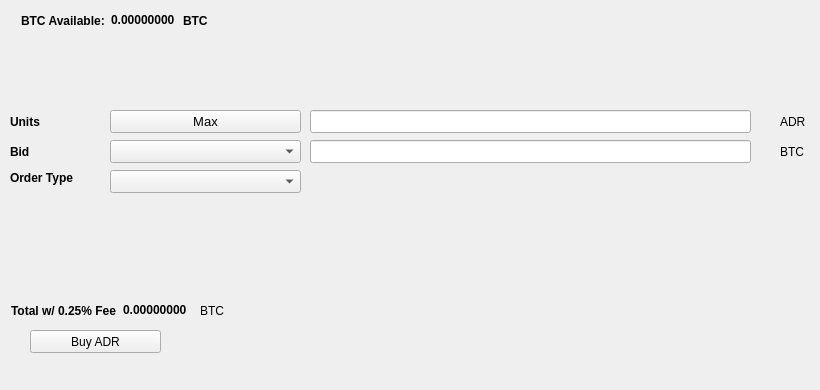
   <widget class="QWidget" name="BuyTab">
    <attribute name="title">
     <string>Buy</string>
    </attribute>
    <widget class="QPushButton" name="BuyADR">
     <property name="geometry">
      <rect>
       <x>30</x>
       <y>330</y>
       <width>131</width>
       <height>23</height>
      </rect>
     </property>
     <property name="text">
      <string>Buy ADR</string>
     </property>
     <property name="icon">
      <iconset resource="../adirondack.qrc">
       <normaloff>:/icons/bitcoin</normaloff>:/icons/bitcoin</iconset>
     </property>
    </widget>
    <widget class="QLabel" name="label_3">
     <property name="geometry">
      <rect>
       <x>10</x>
       <y>110</y>
       <width>46</width>
       <height>23</height>
      </rect>
     </property>
     <property name="font">
      <font>
       <weight>75</weight>
       <bold>true</bold>
      </font>
     </property>
     <property name="text">
      <string>Units</string>
     </property>
    </widget>
    <widget class="QLineEdit" name="UnitsInput">
     <property name="geometry">
      <rect>
       <x>310</x>
       <y>110</y>
       <width>441</width>
       <height>23</height>
      </rect>
     </property>
     <property name="font">
      <font>
       <pointsize>9</pointsize>
       <weight>75</weight>
       <bold>true</bold>
      </font>
     </property>
    </widget>
    <widget class="QLineEdit" name="BuyBidPriceEdit">
     <property name="geometry">
      <rect>
       <x>310</x>
       <y>140</y>
       <width>441</width>
       <height>23</height>
      </rect>
     </property>
     <property name="font">
      <font>
       <pointsize>9</pointsize>
       <weight>75</weight>
       <bold>true</bold>
      </font>
     </property>
    </widget>
    <widget class="QLabel" name="label_4">
     <property name="geometry">
      <rect>
       <x>780</x>
       <y>110</y>
       <width>31</width>
       <height>23</height>
      </rect>
     </property>
     <property name="text">
      <string>ADR</string>
     </property>
    </widget>
    <widget class="QLabel" name="label_5">
     <property name="geometry">
      <rect>
       <x>780</x>
       <y>140</y>
       <width>31</width>
       <height>23</height>
      </rect>
     </property>
     <property name="text">
      <string>BTC</string>
     </property>
    </widget>
    <widget class="QLabel" name="label_6">
     <property name="geometry">
      <rect>
       <x>10</x>
       <y>140</y>
       <width>46</width>
       <height>23</height>
      </rect>
     </property>
     <property name="font">
      <font>
       <weight>75</weight>
       <bold>true</bold>
      </font>
     </property>
     <property name="text">
      <string>Bid</string>
     </property>
    </widget>
    <widget class="QLabel" name="label_7">
     <property name="geometry">
      <rect>
       <x>10</x>
       <y>170</y>
       <width>91</width>
       <height>16</height>
      </rect>
     </property>
     <property name="font">
      <font>
       <weight>75</weight>
       <bold>true</bold>
      </font>
     </property>
     <property name="text">
      <string>Order Type</string>
     </property>
    </widget>
    <widget class="QPushButton" name="Buy_Max_Amount">
     <property name="geometry">
      <rect>
       <x>110</x>
       <y>110</y>
       <width>191</width>
       <height>23</height>
      </rect>
     </property>
     <property name="font">
      <font>
       <pointsize>10</pointsize>
      </font>
     </property>
     <property name="text">
      <string>Max</string>
     </property>
    </widget>
    <widget class="QComboBox" name="BuyBidcomboBox">
     <property name="geometry">
      <rect>
       <x>110</x>
       <y>140</y>
       <width>191</width>
       <height>23</height>
      </rect>
     </property>
     <property name="font">
      <font>
       <pointsize>10</pointsize>
      </font>
     </property>
    </widget>
    <widget class="QComboBox" name="buyOrdertypeCombo">
     <property name="geometry">
      <rect>
       <x>110</x>
       <y>170</y>
       <width>191</width>
       <height>23</height>
      </rect>
     </property>
     <property name="font">
      <font>
       <pointsize>10</pointsize>
      </font>
     </property>
    </widget>
    <widget class="QWidget" name="layoutWidget1">
     <property name="geometry">
      <rect>
       <x>21</x>
       <y>11</y>
       <width>227</width>
       <height>19</height>
      </rect>
     </property>
     <layout class="QHBoxLayout" name="horizontalLayout_3">
      <item>
       <widget class="QLabel" name="label232">
        <property name="font">
         <font>
          <weight>75</weight>
          <bold>true</bold>
         </font>
        </property>
        <property name="text">
         <string>BTC Available:</string>
        </property>
       </widget>
      </item>
      <item>
       <widget class="QLabel" name="BtcAvailableLbl">
        <property name="palette">
         <palette>
          <active>
           <colorrole role="WindowText">
            <brush brushstyle="SolidPattern">
             <color alpha="255">
              <red>0</red>
              <green>0</green>
              <blue>0</blue>
             </color>
            </brush>
           </colorrole>
           <colorrole role="Button">
            <brush brushstyle="SolidPattern">
             <color alpha="255">
              <red>0</red>
              <green>170</green>
              <blue>0</blue>
             </color>
            </brush>
           </colorrole>
           <colorrole role="Light">
            <brush brushstyle="SolidPattern">
             <color alpha="255">
              <red>0</red>
              <green>255</green>
              <blue>0</blue>
             </color>
            </brush>
           </colorrole>
           <colorrole role="Midlight">
            <brush brushstyle="SolidPattern">
             <color alpha="255">
              <red>0</red>
              <green>212</green>
              <blue>0</blue>
             </color>
            </brush>
           </colorrole>
           <colorrole role="Dark">
            <brush brushstyle="SolidPattern">
             <color alpha="255">
              <red>0</red>
              <green>85</green>
              <blue>0</blue>
             </color>
            </brush>
           </colorrole>
           <colorrole role="Mid">
            <brush brushstyle="SolidPattern">
             <color alpha="255">
              <red>0</red>
              <green>113</green>
              <blue>0</blue>
             </color>
            </brush>
           </colorrole>
           <colorrole role="Text">
            <brush brushstyle="SolidPattern">
             <color alpha="255">
              <red>0</red>
              <green>170</green>
              <blue>0</blue>
             </color>
            </brush>
           </colorrole>
           <colorrole role="BrightText">
            <brush brushstyle="SolidPattern">
             <color alpha="255">
              <red>255</red>
              <green>255</green>
              <blue>255</blue>
             </color>
            </brush>
           </colorrole>
           <colorrole role="ButtonText">
            <brush brushstyle="SolidPattern">
             <color alpha="255">
              <red>0</red>
              <green>0</green>
              <blue>0</blue>
             </color>
            </brush>
           </colorrole>
           <colorrole role="Base">
            <brush brushstyle="SolidPattern">
             <color alpha="255">
              <red>255</red>
              <green>255</green>
              <blue>255</blue>
             </color>
            </brush>
           </colorrole>
           <colorrole role="Window">
            <brush brushstyle="SolidPattern">
             <color alpha="255">
              <red>0</red>
              <green>170</green>
              <blue>0</blue>
             </color>
            </brush>
           </colorrole>
           <colorrole role="Shadow">
            <brush brushstyle="SolidPattern">
             <color alpha="255">
              <red>0</red>
              <green>0</green>
              <blue>0</blue>
             </color>
            </brush>
           </colorrole>
           <colorrole role="AlternateBase">
            <brush brushstyle="SolidPattern">
             <color alpha="255">
              <red>127</red>
              <green>212</green>
              <blue>127</blue>
             </color>
            </brush>
           </colorrole>
           <colorrole role="ToolTipBase">
            <brush brushstyle="SolidPattern">
             <color alpha="255">
              <red>255</red>
              <green>255</green>
              <blue>220</blue>
             </color>
            </brush>
           </colorrole>
           <colorrole role="ToolTipText">
            <brush brushstyle="SolidPattern">
             <color alpha="255">
              <red>0</red>
              <green>0</green>
              <blue>0</blue>
             </color>
            </brush>
           </colorrole>
          </active>
          <inactive>
           <colorrole role="WindowText">
            <brush brushstyle="SolidPattern">
             <color alpha="255">
              <red>0</red>
              <green>0</green>
              <blue>0</blue>
             </color>
            </brush>
           </colorrole>
           <colorrole role="Button">
            <brush brushstyle="SolidPattern">
             <color alpha="255">
              <red>0</red>
              <green>170</green>
              <blue>0</blue>
             </color>
            </brush>
           </colorrole>
           <colorrole role="Light">
            <brush brushstyle="SolidPattern">
             <color alpha="255">
              <red>0</red>
              <green>255</green>
              <blue>0</blue>
             </color>
            </brush>
           </colorrole>
           <colorrole role="Midlight">
            <brush brushstyle="SolidPattern">
             <color alpha="255">
              <red>0</red>
              <green>212</green>
              <blue>0</blue>
             </color>
            </brush>
           </colorrole>
           <colorrole role="Dark">
            <brush brushstyle="SolidPattern">
             <color alpha="255">
              <red>0</red>
              <green>85</green>
              <blue>0</blue>
             </color>
            </brush>
           </colorrole>
           <colorrole role="Mid">
            <brush brushstyle="SolidPattern">
             <color alpha="255">
              <red>0</red>
              <green>113</green>
              <blue>0</blue>
             </color>
            </brush>
           </colorrole>
           <colorrole role="Text">
            <brush brushstyle="SolidPattern">
             <color alpha="255">
              <red>0</red>
              <green>170</green>
              <blue>0</blue>
             </color>
            </brush>
           </colorrole>
           <colorrole role="BrightText">
            <brush brushstyle="SolidPattern">
             <color alpha="255">
              <red>255</red>
              <green>255</green>
              <blue>255</blue>
             </color>
            </brush>
           </colorrole>
           <colorrole role="ButtonText">
            <brush brushstyle="SolidPattern">
             <color alpha="255">
              <red>0</red>
              <green>0</green>
              <blue>0</blue>
             </color>
            </brush>
           </colorrole>
           <colorrole role="Base">
            <brush brushstyle="SolidPattern">
             <color alpha="255">
              <red>255</red>
              <green>255</green>
              <blue>255</blue>
             </color>
            </brush>
           </colorrole>
           <colorrole role="Window">
            <brush brushstyle="SolidPattern">
             <color alpha="255">
              <red>0</red>
              <green>170</green>
              <blue>0</blue>
             </color>
            </brush>
           </colorrole>
           <colorrole role="Shadow">
            <brush brushstyle="SolidPattern">
             <color alpha="255">
              <red>0</red>
              <green>0</green>
              <blue>0</blue>
             </color>
            </brush>
           </colorrole>
           <colorrole role="AlternateBase">
            <brush brushstyle="SolidPattern">
             <color alpha="255">
              <red>127</red>
              <green>212</green>
              <blue>127</blue>
             </color>
            </brush>
           </colorrole>
           <colorrole role="ToolTipBase">
            <brush brushstyle="SolidPattern">
             <color alpha="255">
              <red>255</red>
              <green>255</green>
              <blue>220</blue>
             </color>
            </brush>
           </colorrole>
           <colorrole role="ToolTipText">
            <brush brushstyle="SolidPattern">
             <color alpha="255">
              <red>0</red>
              <green>0</green>
              <blue>0</blue>
             </color>
            </brush>
           </colorrole>
          </inactive>
          <disabled>
           <colorrole role="WindowText">
            <brush brushstyle="SolidPattern">
             <color alpha="255">
              <red>0</red>
              <green>85</green>
              <blue>0</blue>
             </color>
            </brush>
           </colorrole>
           <colorrole role="Button">
            <brush brushstyle="SolidPattern">
             <color alpha="255">
              <red>0</red>
              <green>170</green>
              <blue>0</blue>
             </color>
            </brush>
           </colorrole>
           <colorrole role="Light">
            <brush brushstyle="SolidPattern">
             <color alpha="255">
              <red>0</red>
              <green>255</green>
              <blue>0</blue>
             </color>
            </brush>
           </colorrole>
           <colorrole role="Midlight">
            <brush brushstyle="SolidPattern">
             <color alpha="255">
              <red>0</red>
              <green>212</green>
              <blue>0</blue>
             </color>
            </brush>
           </colorrole>
           <colorrole role="Dark">
            <brush brushstyle="SolidPattern">
             <color alpha="255">
              <red>0</red>
              <green>85</green>
              <blue>0</blue>
             </color>
            </brush>
           </colorrole>
           <colorrole role="Mid">
            <brush brushstyle="SolidPattern">
             <color alpha="255">
              <red>0</red>
              <green>113</green>
              <blue>0</blue>
             </color>
            </brush>
           </colorrole>
           <colorrole role="Text">
            <brush brushstyle="SolidPattern">
             <color alpha="255">
              <red>0</red>
              <green>85</green>
              <blue>0</blue>
             </color>
            </brush>
           </colorrole>
           <colorrole role="BrightText">
            <brush brushstyle="SolidPattern">
             <color alpha="255">
              <red>255</red>
              <green>255</green>
              <blue>255</blue>
             </color>
            </brush>
           </colorrole>
           <colorrole role="ButtonText">
            <brush brushstyle="SolidPattern">
             <color alpha="255">
              <red>0</red>
              <green>85</green>
              <blue>0</blue>
             </color>
            </brush>
           </colorrole>
           <colorrole role="Base">
            <brush brushstyle="SolidPattern">
             <color alpha="255">
              <red>0</red>
              <green>170</green>
              <blue>0</blue>
             </color>
            </brush>
           </colorrole>
           <colorrole role="Window">
            <brush brushstyle="SolidPattern">
             <color alpha="255">
              <red>0</red>
              <green>170</green>
              <blue>0</blue>
             </color>
            </brush>
           </colorrole>
           <colorrole role="Shadow">
            <brush brushstyle="SolidPattern">
             <color alpha="255">
              <red>0</red>
              <green>0</green>
              <blue>0</blue>
             </color>
            </brush>
           </colorrole>
           <colorrole role="AlternateBase">
            <brush brushstyle="SolidPattern">
             <color alpha="255">
              <red>0</red>
              <green>170</green>
              <blue>0</blue>
             </color>
            </brush>
           </colorrole>
           <colorrole role="ToolTipBase">
            <brush brushstyle="SolidPattern">
             <color alpha="255">
              <red>255</red>
              <green>255</green>
              <blue>220</blue>
             </color>
            </brush>
           </colorrole>
           <colorrole role="ToolTipText">
            <brush brushstyle="SolidPattern">
             <color alpha="255">
              <red>0</red>
              <green>0</green>
              <blue>0</blue>
             </color>
            </brush>
           </colorrole>
          </disabled>
         </palette>
        </property>
        <property name="font">
         <font>
          <weight>75</weight>
          <bold>true</bold>
         </font>
        </property>
        <property name="text">
         <string>0.00000000</string>
        </property>
        <property name="textInteractionFlags">
         <set>Qt::LinksAccessibleByMouse|Qt::TextSelectableByKeyboard|Qt::TextSelectableByMouse</set>
        </property>
       </widget>
      </item>
      <item>
       <widget class="QLabel" name="BtcAvailableLbl_2">
        <property name="font">
         <font>
          <weight>75</weight>
          <bold>true</bold>
         </font>
        </property>
        <property name="text">
         <string>BTC</string>
        </property>
       </widget>
      </item>
     </layout>
    </widget>
    <widget class="QWidget" name="layoutWidge2">
     <property name="geometry">
      <rect>
       <x>11</x>
       <y>301</y>
       <width>259</width>
       <height>19</height>
      </rect>
     </property>
     <layout class="QHBoxLayout" name="horizontalLayout_4">
      <item>
       <widget class="QLabel" name="label_9">
        <property name="font">
         <font>
          <weight>75</weight>
          <bold>true</bold>
         </font>
        </property>
        <property name="text">
         <string>Total w/ 0.25% Fee</string>
        </property>
       </widget>
      </item>
      <item>
       <widget class="QLabel" name="BuyCostLabel">
        <property name="palette">
         <palette>
          <active>
           <colorrole role="WindowText">
            <brush brushstyle="SolidPattern">
             <color alpha="255">
              <red>0</red>
              <green>0</green>
              <blue>0</blue>
             </color>
            </brush>
           </colorrole>
           <colorrole role="Button">
            <brush brushstyle="SolidPattern">
             <color alpha="255">
              <red>0</red>
              <green>170</green>
              <blue>0</blue>
             </color>
            </brush>
           </colorrole>
           <colorrole role="Light">
            <brush brushstyle="SolidPattern">
             <color alpha="255">
              <red>0</red>
              <green>255</green>
              <blue>0</blue>
             </color>
            </brush>
           </colorrole>
           <colorrole role="Midlight">
            <brush brushstyle="SolidPattern">
             <color alpha="255">
              <red>0</red>
              <green>212</green>
              <blue>0</blue>
             </color>
            </brush>
           </colorrole>
           <colorrole role="Dark">
            <brush brushstyle="SolidPattern">
             <color alpha="255">
              <red>0</red>
              <green>85</green>
              <blue>0</blue>
             </color>
            </brush>
           </colorrole>
           <colorrole role="Mid">
            <brush brushstyle="SolidPattern">
             <color alpha="255">
              <red>0</red>
              <green>113</green>
              <blue>0</blue>
             </color>
            </brush>
           </colorrole>
           <colorrole role="Text">
            <brush brushstyle="SolidPattern">
             <color alpha="255">
              <red>0</red>
              <green>170</green>
              <blue>0</blue>
             </color>
            </brush>
           </colorrole>
           <colorrole role="BrightText">
            <brush brushstyle="SolidPattern">
             <color alpha="255">
              <red>255</red>
              <green>255</green>
              <blue>255</blue>
             </color>
            </brush>
           </colorrole>
           <colorrole role="ButtonText">
            <brush brushstyle="SolidPattern">
             <color alpha="255">
              <red>0</red>
              <green>0</green>
              <blue>0</blue>
             </color>
            </brush>
           </colorrole>
           <colorrole role="Base">
            <brush brushstyle="SolidPattern">
             <color alpha="255">
              <red>255</red>
              <green>255</green>
              <blue>255</blue>
             </color>
            </brush>
           </colorrole>
           <colorrole role="Window">
            <brush brushstyle="SolidPattern">
             <color alpha="255">
              <red>0</red>
              <green>170</green>
              <blue>0</blue>
             </color>
            </brush>
           </colorrole>
           <colorrole role="Shadow">
            <brush brushstyle="SolidPattern">
             <color alpha="255">
              <red>0</red>
              <green>0</green>
              <blue>0</blue>
             </color>
            </brush>
           </colorrole>
           <colorrole role="AlternateBase">
            <brush brushstyle="SolidPattern">
             <color alpha="255">
              <red>127</red>
              <green>212</green>
              <blue>127</blue>
             </color>
            </brush>
           </colorrole>
           <colorrole role="ToolTipBase">
            <brush brushstyle="SolidPattern">
             <color alpha="255">
              <red>255</red>
              <green>255</green>
              <blue>220</blue>
             </color>
            </brush>
           </colorrole>
           <colorrole role="ToolTipText">
            <brush brushstyle="SolidPattern">
             <color alpha="255">
              <red>0</red>
              <green>0</green>
              <blue>0</blue>
             </color>
            </brush>
           </colorrole>
          </active>
          <inactive>
           <colorrole role="WindowText">
            <brush brushstyle="SolidPattern">
             <color alpha="255">
              <red>0</red>
              <green>0</green>
              <blue>0</blue>
             </color>
            </brush>
           </colorrole>
           <colorrole role="Button">
            <brush brushstyle="SolidPattern">
             <color alpha="255">
              <red>0</red>
              <green>170</green>
              <blue>0</blue>
             </color>
            </brush>
           </colorrole>
           <colorrole role="Light">
            <brush brushstyle="SolidPattern">
             <color alpha="255">
              <red>0</red>
              <green>255</green>
              <blue>0</blue>
             </color>
            </brush>
           </colorrole>
           <colorrole role="Midlight">
            <brush brushstyle="SolidPattern">
             <color alpha="255">
              <red>0</red>
              <green>212</green>
              <blue>0</blue>
             </color>
            </brush>
           </colorrole>
           <colorrole role="Dark">
            <brush brushstyle="SolidPattern">
             <color alpha="255">
              <red>0</red>
              <green>85</green>
              <blue>0</blue>
             </color>
            </brush>
           </colorrole>
           <colorrole role="Mid">
            <brush brushstyle="SolidPattern">
             <color alpha="255">
              <red>0</red>
              <green>113</green>
              <blue>0</blue>
             </color>
            </brush>
           </colorrole>
           <colorrole role="Text">
            <brush brushstyle="SolidPattern">
             <color alpha="255">
              <red>0</red>
              <green>170</green>
              <blue>0</blue>
             </color>
            </brush>
           </colorrole>
           <colorrole role="BrightText">
            <brush brushstyle="SolidPattern">
             <color alpha="255">
              <red>255</red>
              <green>255</green>
              <blue>255</blue>
             </color>
            </brush>
           </colorrole>
           <colorrole role="ButtonText">
            <brush brushstyle="SolidPattern">
             <color alpha="255">
              <red>0</red>
              <green>0</green>
              <blue>0</blue>
             </color>
            </brush>
           </colorrole>
           <colorrole role="Base">
            <brush brushstyle="SolidPattern">
             <color alpha="255">
              <red>255</red>
              <green>255</green>
              <blue>255</blue>
             </color>
            </brush>
           </colorrole>
           <colorrole role="Window">
            <brush brushstyle="SolidPattern">
             <color alpha="255">
              <red>0</red>
              <green>170</green>
              <blue>0</blue>
             </color>
            </brush>
           </colorrole>
           <colorrole role="Shadow">
            <brush brushstyle="SolidPattern">
             <color alpha="255">
              <red>0</red>
              <green>0</green>
              <blue>0</blue>
             </color>
            </brush>
           </colorrole>
           <colorrole role="AlternateBase">
            <brush brushstyle="SolidPattern">
             <color alpha="255">
              <red>127</red>
              <green>212</green>
              <blue>127</blue>
             </color>
            </brush>
           </colorrole>
           <colorrole role="ToolTipBase">
            <brush brushstyle="SolidPattern">
             <color alpha="255">
              <red>255</red>
              <green>255</green>
              <blue>220</blue>
             </color>
            </brush>
           </colorrole>
           <colorrole role="ToolTipText">
            <brush brushstyle="SolidPattern">
             <color alpha="255">
              <red>0</red>
              <green>0</green>
              <blue>0</blue>
             </color>
            </brush>
           </colorrole>
          </inactive>
          <disabled>
           <colorrole role="WindowText">
            <brush brushstyle="SolidPattern">
             <color alpha="255">
              <red>0</red>
              <green>85</green>
              <blue>0</blue>
             </color>
            </brush>
           </colorrole>
           <colorrole role="Button">
            <brush brushstyle="SolidPattern">
             <color alpha="255">
              <red>0</red>
              <green>170</green>
              <blue>0</blue>
             </color>
            </brush>
           </colorrole>
           <colorrole role="Light">
            <brush brushstyle="SolidPattern">
             <color alpha="255">
              <red>0</red>
              <green>255</green>
              <blue>0</blue>
             </color>
            </brush>
           </colorrole>
           <colorrole role="Midlight">
            <brush brushstyle="SolidPattern">
             <color alpha="255">
              <red>0</red>
              <green>212</green>
              <blue>0</blue>
             </color>
            </brush>
           </colorrole>
           <colorrole role="Dark">
            <brush brushstyle="SolidPattern">
             <color alpha="255">
              <red>0</red>
              <green>85</green>
              <blue>0</blue>
             </color>
            </brush>
           </colorrole>
           <colorrole role="Mid">
            <brush brushstyle="SolidPattern">
             <color alpha="255">
              <red>0</red>
              <green>113</green>
              <blue>0</blue>
             </color>
            </brush>
           </colorrole>
           <colorrole role="Text">
            <brush brushstyle="SolidPattern">
             <color alpha="255">
              <red>0</red>
              <green>85</green>
              <blue>0</blue>
             </color>
            </brush>
           </colorrole>
           <colorrole role="BrightText">
            <brush brushstyle="SolidPattern">
             <color alpha="255">
              <red>255</red>
              <green>255</green>
              <blue>255</blue>
             </color>
            </brush>
           </colorrole>
           <colorrole role="ButtonText">
            <brush brushstyle="SolidPattern">
             <color alpha="255">
              <red>0</red>
              <green>85</green>
              <blue>0</blue>
             </color>
            </brush>
           </colorrole>
           <colorrole role="Base">
            <brush brushstyle="SolidPattern">
             <color alpha="255">
              <red>0</red>
              <green>170</green>
              <blue>0</blue>
             </color>
            </brush>
           </colorrole>
           <colorrole role="Window">
            <brush brushstyle="SolidPattern">
             <color alpha="255">
              <red>0</red>
              <green>170</green>
              <blue>0</blue>
             </color>
            </brush>
           </colorrole>
           <colorrole role="Shadow">
            <brush brushstyle="SolidPattern">
             <color alpha="255">
              <red>0</red>
              <green>0</green>
              <blue>0</blue>
             </color>
            </brush>
           </colorrole>
           <colorrole role="AlternateBase">
            <brush brushstyle="SolidPattern">
             <color alpha="255">
              <red>0</red>
              <green>170</green>
              <blue>0</blue>
             </color>
            </brush>
           </colorrole>
           <colorrole role="ToolTipBase">
            <brush brushstyle="SolidPattern">
             <color alpha="255">
              <red>255</red>
              <green>255</green>
              <blue>220</blue>
             </color>
            </brush>
           </colorrole>
           <colorrole role="ToolTipText">
            <brush brushstyle="SolidPattern">
             <color alpha="255">
              <red>0</red>
              <green>0</green>
              <blue>0</blue>
             </color>
            </brush>
           </colorrole>
          </disabled>
         </palette>
        </property>
        <property name="font">
         <font>
          <weight>75</weight>
          <bold>true</bold>
         </font>
        </property>
        <property name="autoFillBackground">
         <bool>false</bool>
        </property>
        <property name="text">
         <string>0.00000000</string>
        </property>
        <property name="textInteractionFlags">
         <set>Qt::LinksAccessibleByMouse|Qt::TextSelectableByMouse</set>
        </property>
       </widget>
      </item>
      <item>
       <widget class="QLabel" name="label_10">
        <property name="font">
         <font>
          <weight>50</weight>
          <bold>false</bold>
         </font>
        </property>
        <property name="text">
         <string>BTC</string>
        </property>
       </widget>
      </item>
     </layout>
    </widget>
    <widget class="QLabel" name="label_24">
     <property name="geometry">
      <rect>
       <x>460</x>
       <y>300</y>
       <width>281</width>
       <height>81</height>
      </rect>
     </property>
     <property name="text">
      <string/>
     </property>
     <property name="pixmap">
      <pixmap>:/images/bittrex</pixmap>
     </property>
    </widget>
   </widget>
